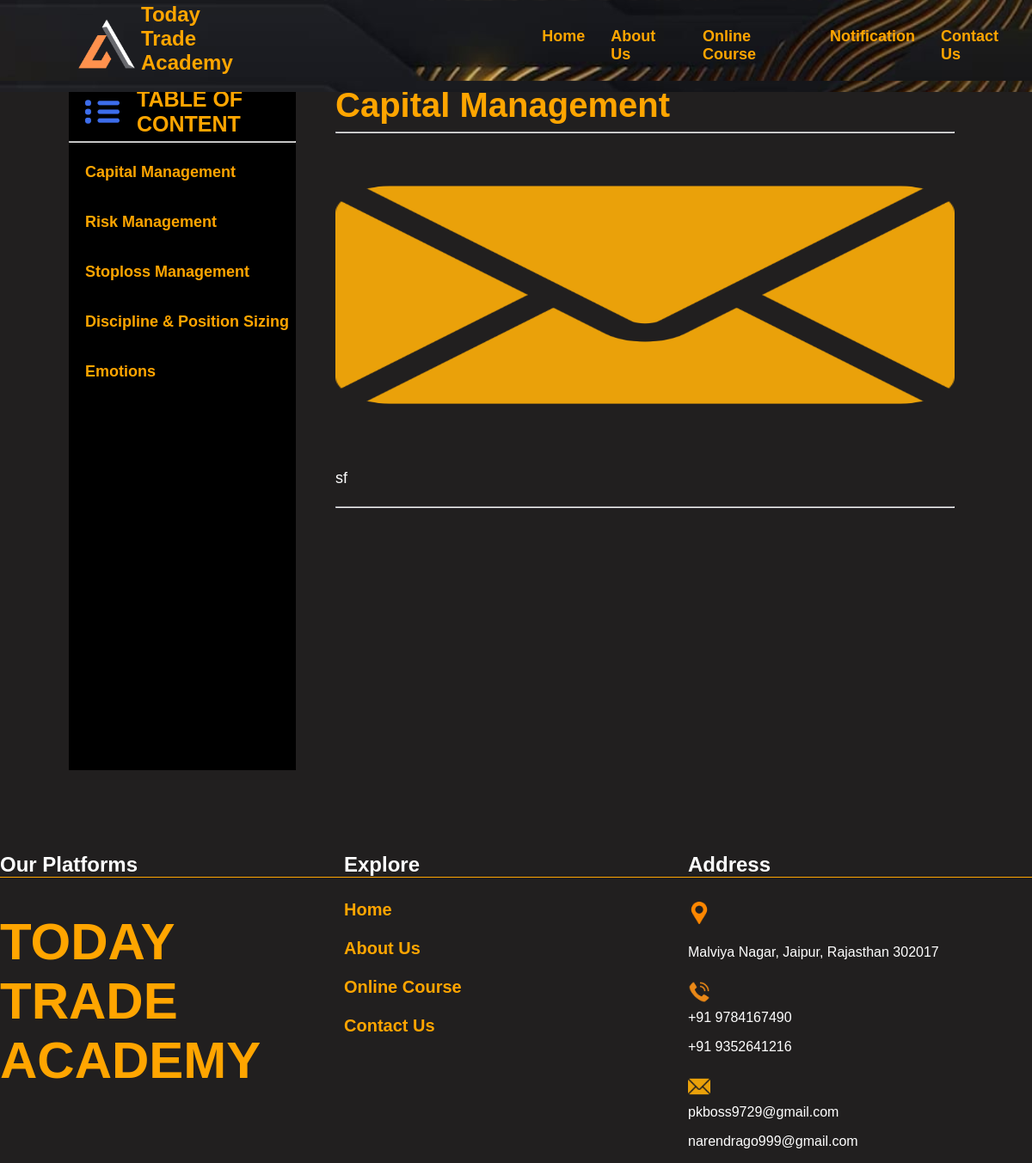
Screenshot of /traders1_19/68 with the database file from the repository.
### course/models.py (models this page shows)
class course(models.Model):
    title = models.CharField(max_length=1000)
    number=models.IntegerField(default=0)
    image1 = models.ImageField(upload_to='image',default='static\image\email.png')
    desc = HTMLField()

### todaytrade/views.py (the view)
# urls.py: path('traders1_19/<id>',views.traders1_19),
def traders1_19(request,id):
    d=course.objects.all()[45:50]
    data = course.objects.get(id=id)
    return render(request, "traders1_19.html",{'course': data,'courses':d})

### template/traders1_19.html (shortened to what this page needs)
<html lang="en">
<head>
    <link rel="stylesheet" href="/static/css/traders.css">
    <link rel="stylesheet" href="/static/css/main.css">
</head>
<body>
    <nav>
        <div class="logo">
            <img src="/static/image/LOGO3.png" alt="..." />
            <h1>Today Trade<br />Academy</h1>
        </div>
        <div class="list">
            <ul>
                <li><a href="/">Home</a></li>
                <li>About Us</li>
                <li><a href="#">Online Course</a></li>
                <li><a href="#">Notification</a></li>
                <li><a href="contact-us">Contact Us</a></li>
            </ul>
        </div>
    </nav>
    <div class="main_content">
        <div class="table_content">
            <ol>
                <li id="tit"><img src="/static/image/tableofcontent.jpg" alt="">TABLE OF CONTENT</li>
                <hr /> {% for i in courses %}
                <a style="text-decoration: none;" href="/traders1_19/{{i.id}}">
                    <li>{{i.title}}</li>
                </a>
                {% endfor %}
            </ol>
        </div>
        <div class="data" id="p1">
            <h2>{{course.title}}</h2>
            <hr>
            <div class="ima">
                <img style="width: 60vw; height: 45vh;" src="../static/{{course.image1}}" alt="">
            </div>
            <p>{{course.desc | safe}}</p>
            <hr />
        </div>
    </div>
    <div class="footer">
        <div class="bottom-logo">
            <h2>Our Platforms</h2>
            <h1>TODAY TRADE ACADEMY</h1>
        </div>
        <div class="explore">
            <h2>Explore</h2>
            <ul>
                <a href="/">
                    <li>Home</li>
                </a>
                <a href="">
                    <li>About Us</li>
                </a>
                <a href="">
                    <li>Online Course</li>
                </a>
                <a href="contact-us">
                    <li>Contact Us</li>
                </a>
            </ul>
        </div>
        <div class="address">
            <h2>Address</h2>
            <p>
                <img src="/static/image/location.png" alt="loading...">
                <p>Malviya Nagar, Jaipur, Rajasthan 302017</p>
            </p>
            <p><img src="/static/image/telephone-call.png" alt=""><br>+91 9784167490</p>
            <p>+91 9352641216</p>
            <p><img src="/static/image/email.png" alt=""><br>pkboss9729@gmail.com</p>
            <p>narendrago999@gmail.com</p>
        </div>
    </div>
</body>
</html>

### static/css/traders.css (style rules this page uses)
body { padding: 0; margin: 0; box-sizing: border-box; }
.main_content { display: flex; padding-top: 80px; }
.table_content { margin-left: 80px; width: 20vw; }
.table_content ol { padding: 0; width: 22vw; height: 96vh; background: black; list-style: none; }
.table_content ol li { color: orange; width: 20vw; height: 4vh; font-size: 18px; margin: 10px; font-family: sans-serif; padding: 5px 0px 5px 9px; display: flex; align-items: center; }
.table_content ol li:nth-child(1) { font-size: 18px; font-weight: 600; padding: 8px 0px 8px 9px; font-family: sans-serif; }
.table_content ol li img { width: 40px; margin-right: 20px; }
#tit { font-size: 25px; }
.data { width: 60vw; margin-left: 50px; color: orange; display: none; margin-top: 20px; }
.data hr { box-shadow: 0px 0px 0px 0.1px rgb(44, 44, 96); }
.data h2 { text-align: left; margin: 0; font-size: 40px; font-family: sans-serif; }
.data { display: none; padding-left: 20px; }
.data:nth-child(2) { display: block; }
.data p { font-size: 16px; font-family: sans-serif; line-height: 30px; color: white; font-size: 18px; text-align: left; }
.footer { display: flex; justify-content: space-evenly; margin-top: 60px; }
.address, .bottom-logo, .explore { width: 500px; }
.footer .explore ul { list-style: none; margin: 0; padding: 0; }
.footer .explore h2, .address h2, .bottom-logo h2 { color: white; border-bottom: 1px solid orange; }
.footer .address img { width: 26px; margin: 8px 0; }
.footer .address p { color: white; }
.footer .explore ul a { text-decoration: none; color: orange; font-size: 20px; font-weight: 600; }
.footer .explore ul a li { padding: 6px 0; margin: 10px 0; width: 300px; }
.footer .bottom-logo h1 { color: orange; font-size: 60px; width: 200px; text-align: center; }

### static/css/main.css (style rules this page uses)
body { margin: 0; padding: 0; background-color: rgb(33, 31, 31); font-family: sans-serif; }
nav { display: flex; background: url("../image/navphoto5.jpg"); background-size: contain; position: fixed; width: 100%; z-index: 1; color: orange; }
nav .logo { display: flex; justify-content: center; align-items: center; margin-left: 7%; }
nav .logo img { width: 80px; height: 80px; margin-top: -5px; }
nav .logo h1 { margin-top: 3px; }
.list { margin-left: 23%; display: flex; justify-content: center; align-items: center; }
nav .list ul { display: flex; list-style: none; }
nav .list ul li { cursor: pointer; margin: 15px; font-size: 18px; font-family: sans-serif; font-weight: 600; }
nav .list ul li a { text-decoration: none; color: orange; }
.footer { display: flex; justify-content: space-evenly; margin-top: 60px; }
.address, .bottom-logo, .explore { width: 500px; }
.footer .explore ul { list-style: none; margin: 0; padding: 0; }
.footer .explore h2, .address h2, .bottom-logo h2 { color: white; border-bottom: 1px solid orange; }
.footer .address img { width: 26px; margin: 8px 0; }
.footer .address p { color: white; }
.footer .explore ul a { text-decoration: none; color: orange; font-size: 20px; font-weight: 600; }
.footer .explore ul a li { padding: 6px 0; margin: 10px 0; width: 300px; }
.footer .bottom-logo h1 { color: orange; font-size: 60px; width: 200px; text-align: center; }

### template/traders1_19.html (style rules this page uses)
body { margin: 0; padding: 0; background-color: rgb(33, 31, 31); font-family: sans-serif; }
nav { display: flex; background-color: rgba(33, 31, 31, 0.658); width: 100%; z-index: 1; color: orange; }
nav .logo { display: flex; justify-content: center; align-items: center; margin-left: 7%; }
nav .logo img { width: 80px; height: 80px; margin-top: -5px; }
nav .logo h1 { margin-top: 3px; }
.list { margin-left: 23%; display: flex; justify-content: center; align-items: center; }
nav .list ul { display: flex; list-style: none; }
nav .list ul li { cursor: pointer; margin: 15px; font-size: 18px; font-family: sans-serif; font-weight: 600; }
nav .list ul li a { text-decoration: none; color: orange; }
.data { height: 100vh; overflow: hidden; overflow-y: scroll; }
.table_content ol { height: 100vh; overflow: hidden; overflow-y: scroll; }
.data .ima { width: 100%; text-align: center; }

### rows the page displays
course: title "Capital Management", desc "sf"
course: title "Risk Management"
course: title "Stoploss Management"
course: title "Discipline & Position Sizing"
course: title "Emotions"
